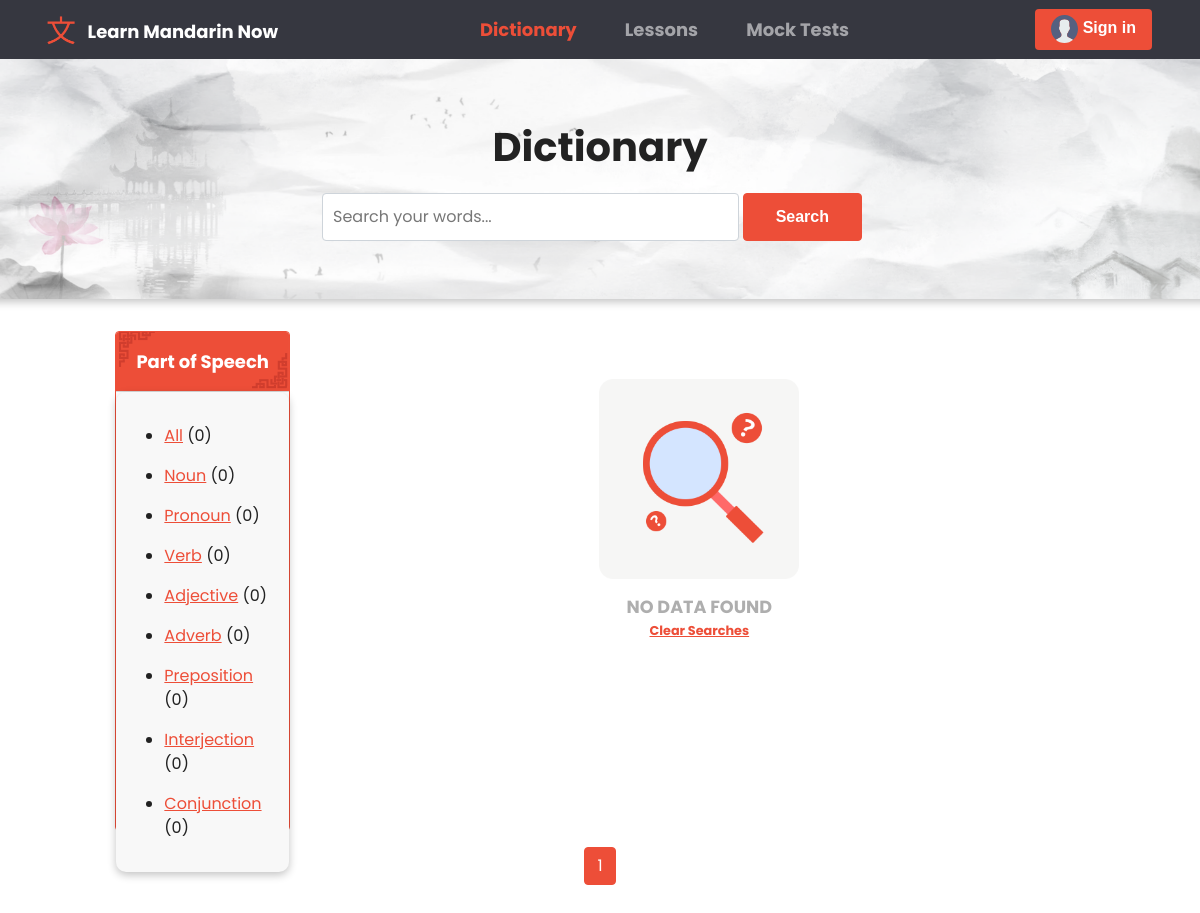
The app's page /, older data.
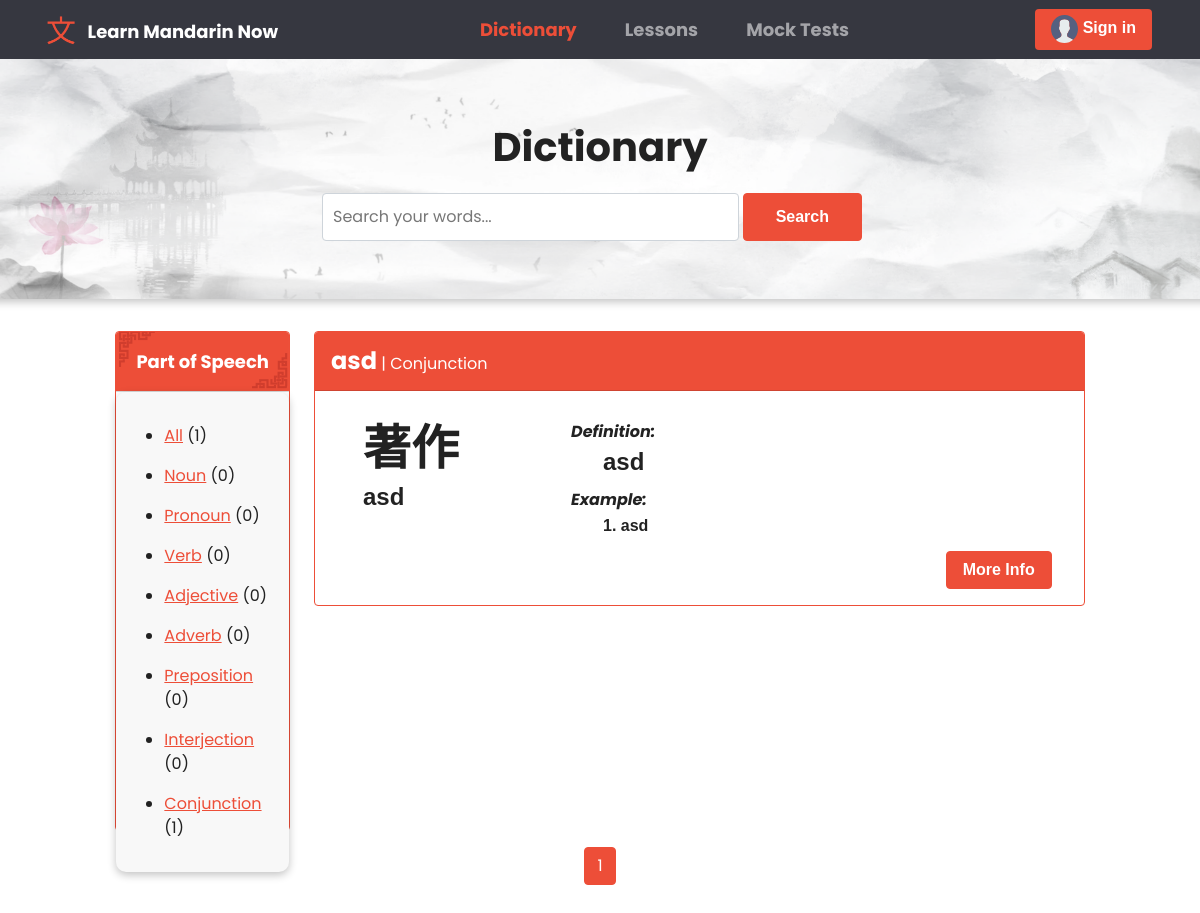
The same page, newer data.
### base/models.py (models this page shows, shortened)
class SpeechList(models.Model):
    speech = models.CharField(max_length=200)
    def __str__(self):
        return self.speech

class DictionaryList(models.Model):
    hanzi = models.CharField(max_length=200, null=True)
    pinyin = models.CharField(max_length=200, null=True)
    english = models.CharField(max_length=200, null=True)
    part_of_speech = models.ForeignKey(SpeechList, on_delete=models.SET_NULL, null=True)
    definition = models.TextField(null=True, blank=True)
    sentence = models.CharField(max_length=200, null=True)
    translation = models.CharField(max_length=200, null=True)
    updated = models.DateTimeField(auto_now=True)
    created = models.DateTimeField(auto_now_add=True)
    class Meta:
        ordering = ['-updated', '-created']

### base/views.py (the view)
# urls.py: path('', views.DictionaryPage, name = 'dictionary'),
def DictionaryPage(request):
    search =  request.GET.get('search') if request.GET.get('search') != None else ''
    speeches = SpeechList.objects.all()
    all_result = DictionaryList.objects.all()
    words = DictionaryList.objects.filter(
        Q(pinyin__icontains = search) |
        Q(hanzi__icontains = search) |
        Q(english__icontains = search) |
        Q(part_of_speech__speech__icontains = search) |
        Q(definition__icontains = search)
        )
    p = Paginator(words, 6)
    page = request.GET.get('page')
    words = p.get_page(page)
    context = {
        'words' : words,
        'speeches' : speeches,
        'all_result' : all_result,
        'dictionary_active' : 'active',
        'lesson_active' : '',
        'search': search,
        'page' : page,
    }
    return render(request, 'dictionary.html', context)

### templates/dictionary.html (shortened to what this page needs)
{% extends 'main.html' %} {% block content %} {% load static %}
<link rel="stylesheet" href="{% static 'css/dictionary.css' %}" />
<link rel="stylesheet" href="{% static 'css/table.css' %}" />
<div class="container-fluid px-3 py-3 forRemovingMargin">
  <div class="row  justify-content-center" id="dictionary_header">
    <div class="col col-lg-6">
      <p class="dictionary_text">Dictionary</p>
      <form class="d-flex sm-1" action="" method="GET">
        <input
          class="form-control me-sm-1 input_searchD"
          type="search"
          placeholder="Search your words..."
          name="search"
        />
        <button class="btn btn-primary my-2 my-sm-0 search_btn" type="submit">
          Search
        </button>
      </form>
    </div>
  </div>
  <div class="row justify-content-center px-3">
    <div class="col col-lg-2 col-md-4 d-lg-block d-sm-none d-md-block d-none">
      <div class="card border-primary" style="height: 500px">
        <div class="card-header" id="card_header">
          <strong style="font-size: large">Part of Speech</strong>
        </div>
        <div class="card-body for_shadow" id="card-body">
          <ul>
            <li class="my-3">
              <a href="{% url 'dictionary' %}">All</a>
              ({{all_result.count}})
            </li>
            {% for speech in speeches %}
            <li class="my-3">
              <a href="{% url 'dictionary' %}?search={{speech.speech}}&page=1"
                >{{ speech.speech }}</a
              >
              ({{speech.dictionarylist_set.all.count}})
            </li>
            {% endfor %}
          </ul>
        </div>
      </div>
    </div>
    <div class="col col-lg-8 col-md-8">
      {% if words|length == 0 %}
      <div id="no_dataVerifyer" style="display: flex;">
        <img src="{% static 'images/no_record_found.png' %}" alt="">
        NO DATA FOUND
        <a href="{%url 'dictionary'%}" style="font-size:.8rem;">Clear Searches</a>
      </div>
      {% endif %}
      {% for word in words %}
      <div class="card border-primary mb-3">
        <div class="card-header card_head_def" id="card_subhead">
          <strong style="font-size: x-large">{{word.pinyin}}</strong> |
          <span>{{word.part_of_speech}}</span>
        </div>
        <div class="card-body">
            <div id="left">
                <h3 id="word_hanzi">{{word.hanzi}}</h3>
                <h4>{{word.pinyin}}</h4>
            </div>
            <div id="right">
              <h6 class="card-title"><em>Definition:</em></h6>
              <h4 id="def_text">  {{word.definition}}</h4>
              <h6 class="card-title" style="margin-top: 1rem;"><em>Example:</em></h6>
              <h6 id="def_text" style="margin-bottom: 1rem;">1.  {{word.sentence}}</h6>
            </div>
            <div id="more_info_container">
              <a href="{% url 'dictionary-details' word.id %}"
              class="btn btn-primary">More Info</a>
            </div>
        </div>
      </div>
      {% endfor %}
    </div>
  </div>
  <div class="row justify-content-center">
    <div class="col col-lg-6">
        <ul class="pagination justify-content-center">
          <div class="pagination px-3 py-3">
            {% for i in words.paginator.page_range %}
            {% if words.number == i %}
            <li class="page-item active"><a class="page-link" href="?search={{search}}&page={{i}}">{{i}}</a></li>
            {% elif i > words.number|add:'-3' and i < words.number|add:'3' %}
            <li class="page-item"><a class="page-link" href="?search={{search}}&page={{i}}">{{i}}</a></li>
            {% endif %}
            {% endfor %}
        </ul>
    </div>
  </div>
{% endblock content %}

### templates/main.html (shortened to what this page needs)
<!DOCTYPE html>
{% load static %}
<html lang="en">
  <head>
    <link rel="stylesheet" href="https://cdnjs.cloudflare.com/ajax/libs/font-awesome/5.15.1/css/all.min.css">
    <link rel="stylesheet" href="{% static 'css/bootstrap.css' %}" />
  </head>
  <body>
{% include 'logout.html' %}
{% include 'navbar.html' %}
    {% block content %} {% endblock content%}
  </body>
</html>

### templates/logout.html (shortened to what this page needs)
{% load static %}
<link rel="stylesheet" href="{% static 'css/logout.css' %}" />

### templates/navbar.html (shortened to what this page needs)
{% load static %}
<link rel="stylesheet" href="{% static 'css/navbar.css' %}" />
<nav class="navbar navbar-expand-lg navbar-dark" id="navbar_header">
  <div class="container-fluid">
    <img src="{% static 'images/navbar_logo.png' %}" id="navbar_logo">
    <a class="navbar-brand" href="{% url 'dictionary' %}" id="logo_text">Learn Mandarin Now</a>
    <div class="collapse navbar-collapse" id="navbarColor02">
      <ul class="navbar-nav me-auto navbar_menuChouce">
        <li class="nav-item">
          <a class="nav-link navigation_choices" href="{% url 'dictionary' %}"
             id="dictionary_page">Dictionary
          </a>
        </li>
        <li class="nav-item">
          <a class="nav-link navigation_choices" href="{% url 'lessons' %}" id="lesson_page">Lessons</a>
        </li>
        <li class="nav-item">
          <a class="nav-link navigation_choices" href="{% url 'mocktest' %}" id="mocktest_page">Mock Tests</a>
        </li>
      </ul>
      <div class="d-flex">
        {% if request.user.is_authenticated %}
        <div class="dropdown">
          <button
            class="btn btn-primary dropdown-toggle button_profile" id="test"
            type="button"
            id="dropdownMenuButton1"
            data-bs-toggle="dropdown"
            aria-expanded="false"
          >
            <img
              class="rounded-circle"
              src="{{request.user.avatar.url}}"
              alt="profile"
              style="height: 1.7rem; width: 1.7rem; margin-bottom: 1px"
            />
            {{request.user.username}}
          </button>
          <ul class="dropdown-menu" aria-labelledby="dropdownMenuButton1">
            <li>
              <a class="dropdown-item" href="{% url 'update-user' %}">
                <img src="{% static 'images/profile_icon_navbar.png' %}" class="navbar_mini_icon">
                Profile</a
              >
            </li>
            {% if request.user.is_staff %}
            <li>
              <a class="dropdown-item" href="{% url 'superuser-activitylogs' %}">
                <img src="{% static 'images/activityLog_icon_navbar.png' %}" class="navbar_mini_icon">
                Activity Logs</a
              >
            </li>
            <li>
              <a class="dropdown-item" href="{% url 'superuser-achievements' %}">
                <img src="{% static 'images/manageAchieveicon_navbar.png' %}" class="navbar_mini_icon">
                Achievements</a
              >
            </li>
            {% else %}
            <li>
              <a class="dropdown-item" href="{% url 'my-activitylogs' %}">
                <img src="{% static 'images/activityLog_icon_navbar.png' %}" class="navbar_mini_icon">
                My Activity Logs</a
              >
            </li>
            <li>
              <a class="dropdown-item" href="{% url 'my-achievements' %}">
                <img src="{% static 'images/manageAchieveicon_navbar.png' %}" class="navbar_mini_icon">
                My Achievements</a
              >
            </li>
            {% endif %}
            <hr>
            <li style="margin-top:-.5rem;">
              <a class="dropdown-item" id="logoutBtn">
                <img src="{% static 'images/logout_icon_navbar.png' %}" class="navbar_mini_icon">
                Logout</a>
            </li>
          </ul>
        </div>
        {% else %}
        <div class="dropdown">
          <a class="btn btn-primary button_profile" href="{% url 'login' %}">
            <img
              src="{% static 'images/avatar.svg' %}"
              alt="profile"
              style="height: 1.7rem; width: 1.7rem; margin-bottom: 1px"
            />
            Sign in
          </a>
        </div>
        {% endif %}
      </div>
    </div>
  </div>
</nav>

### static/css/navbar.css (style rules this page uses)
#navbar_header { background-color: #363740; padding-right: 3%; }
.navbar_menuChouce { margin: 0% auto; }
#navbar_logo { height: 4vh; margin-right: 1%; margin-left: 3%; width: auto; }
#logo_text { font-family: 'Poppins', sans-serif; text-transform: capitalize; }
.button_profile { border: none; }
.navigation_choices { font-family: 'Poppins', sans-serif; margin: 0% 1rem; }

### static/css/dictionary.css (style rules this page uses)
* { font-family: 'Poppins', sans-serif; }
html, body { max-width: 100%; overflow-x: hidden; }
.forRemovingMargin { padding-top: 0rem !important; padding-right: 0rem !important; padding-left: 0rem !important; }
#dictionary_header { height: 30vh; margin-bottom: 2rem; display: flex; align-items: center; justify-content: center; box-shadow: rgba(0, 0, 0, 0.24) 0px 3px 8px; background-image: url(../../static/images/dictionary_headerBg.png); background-position: bottom center; background-repeat: no-repeat; background-size: cover; border-radius: 5px; }
.dictionary_text { text-align: center; font-size: 5vh; font-family: 'Poppins', sans-serif; font-weight: bolder; }
.input_searchD { margin: 0 1rem; padding: .7rem 0; text-indent: 10px; }
.search_btn { padding: 0rem 2rem; margin-right: 2rem; }
#card_header { background-image: url(../../static/images/card_headerbg.png); background-position: bottom center; background-repeat: no-repeat; background-size: cover; color: #fff; padding: 1rem 0; text-align: center; }
#card-body { background-color: rgb(248, 248, 248); border-radius: 10px; }
.for_shadow { box-shadow: rgba(0, 0, 0, 0.24) 0px 3px 8px; }
.card_head_def { background-color: rgb(243, 242, 242); padding-top: .7rem; padding-bottom: .7rem; }
#card_subhead { background-color: #ED4E38; color: #fff; }
#left { padding-top: 1rem; padding-left: 2rem; margin-right: 5rem; float: left; width: auto; height: auto; }
#word_hanzi { font-size: 3rem; }
#right { padding-top: 1rem; margin-left: 2rem; float: left; text-align: left; }
#more_info_container { position: relative; bottom: 0; right: 1rem; width: 100%; display: flex; justify-content: flex-end; }
#def_text { text-indent: 2rem; }

### templates/main.html (style rules this page uses)
* { box-sizing: border-box; }
img { -webkit-user-drag: none; -khtml-user-drag: none; -moz-user-drag: none; -o-user-drag: none; object-fit: cover; }

Row changes from the older to the newer data that the page shows:
computed for SpeechList "Conjunction": dictionarylist_set.all.count "0" → "1"
added DictionaryList: pinyin "asd", part_of_speech "Conjunction", hanzi "著作", definition "asd", sentence "asd"
Text that changed along with them:
{{ all_result.count }}: "0" → "1"
text no longer shown: "NO DATA FOUND Clear Searches"
